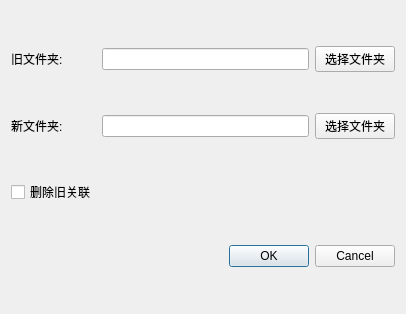
<?xml version="1.0" encoding="UTF-8"?>
<ui version="4.0">
 <class>DirSelectorDialog</class>
 <widget class="QDialog" name="DirSelectorDialog">
  <property name="geometry">
   <rect>
    <x>0</x>
    <y>0</y>
    <width>406</width>
    <height>314</height>
   </rect>
  </property>
  <property name="windowTitle">
   <string>选择文件夹</string>
  </property>
  <property name="windowIcon">
   <iconset resource="../../res/resource.qrc">
    <normaloff>:/LDDC/img/icon/logo.png</normaloff>:/LDDC/img/icon/logo.png</iconset>
  </property>
  <layout class="QGridLayout" name="gridLayout">
   <item row="1" column="1">
    <widget class="QLineEdit" name="new_lineEdit"/>
   </item>
   <item row="0" column="0">
    <widget class="QLabel" name="label">
     <property name="text">
      <string>旧文件夹:</string>
     </property>
    </widget>
   </item>
   <item row="0" column="2">
    <widget class="QPushButton" name="old_pushButton">
     <property name="text">
      <string>选择文件夹</string>
     </property>
    </widget>
   </item>
   <item row="0" column="1">
    <widget class="QLineEdit" name="old_lineEdit"/>
   </item>
   <item row="1" column="2">
    <widget class="QPushButton" name="new_pushButton">
     <property name="text">
      <string>选择文件夹</string>
     </property>
    </widget>
   </item>
   <item row="1" column="0">
    <widget class="QLabel" name="label_2">
     <property name="text">
      <string>新文件夹:</string>
     </property>
    </widget>
   </item>
   <item row="3" column="0" colspan="3">
    <widget class="QDialogButtonBox" name="buttonBox">
     <property name="orientation">
      <enum>Qt::Orientation::Horizontal</enum>
     </property>
     <property name="standardButtons">
      <set>QDialogButtonBox::StandardButton::Cancel|QDialogButtonBox::StandardButton::Ok</set>
     </property>
    </widget>
   </item>
   <item row="2" column="0">
    <widget class="QCheckBox" name="del_old_checkBox">
     <property name="text">
      <string>删除旧关联</string>
     </property>
    </widget>
   </item>
  </layout>
 </widget>
 <resources>
  <include location="../../res/resource.qrc"/>
 </resources>
 <connections>
  <connection>
   <sender>buttonBox</sender>
   <signal>accepted()</signal>
   <receiver>DirSelectorDialog</receiver>
   <slot>accept()</slot>
   <hints>
    <hint type="sourcelabel">
     <x>248</x>
     <y>254</y>
    </hint>
    <hint type="destinationlabel">
     <x>157</x>
     <y>274</y>
    </hint>
   </hints>
  </connection>
  <connection>
   <sender>buttonBox</sender>
   <signal>rejected()</signal>
   <receiver>DirSelectorDialog</receiver>
   <slot>reject()</slot>
   <hints>
    <hint type="sourcelabel">
     <x>316</x>
     <y>260</y>
    </hint>
    <hint type="destinationlabel">
     <x>286</x>
     <y>274</y>
    </hint>
   </hints>
  </connection>
 </connections>
</ui>
